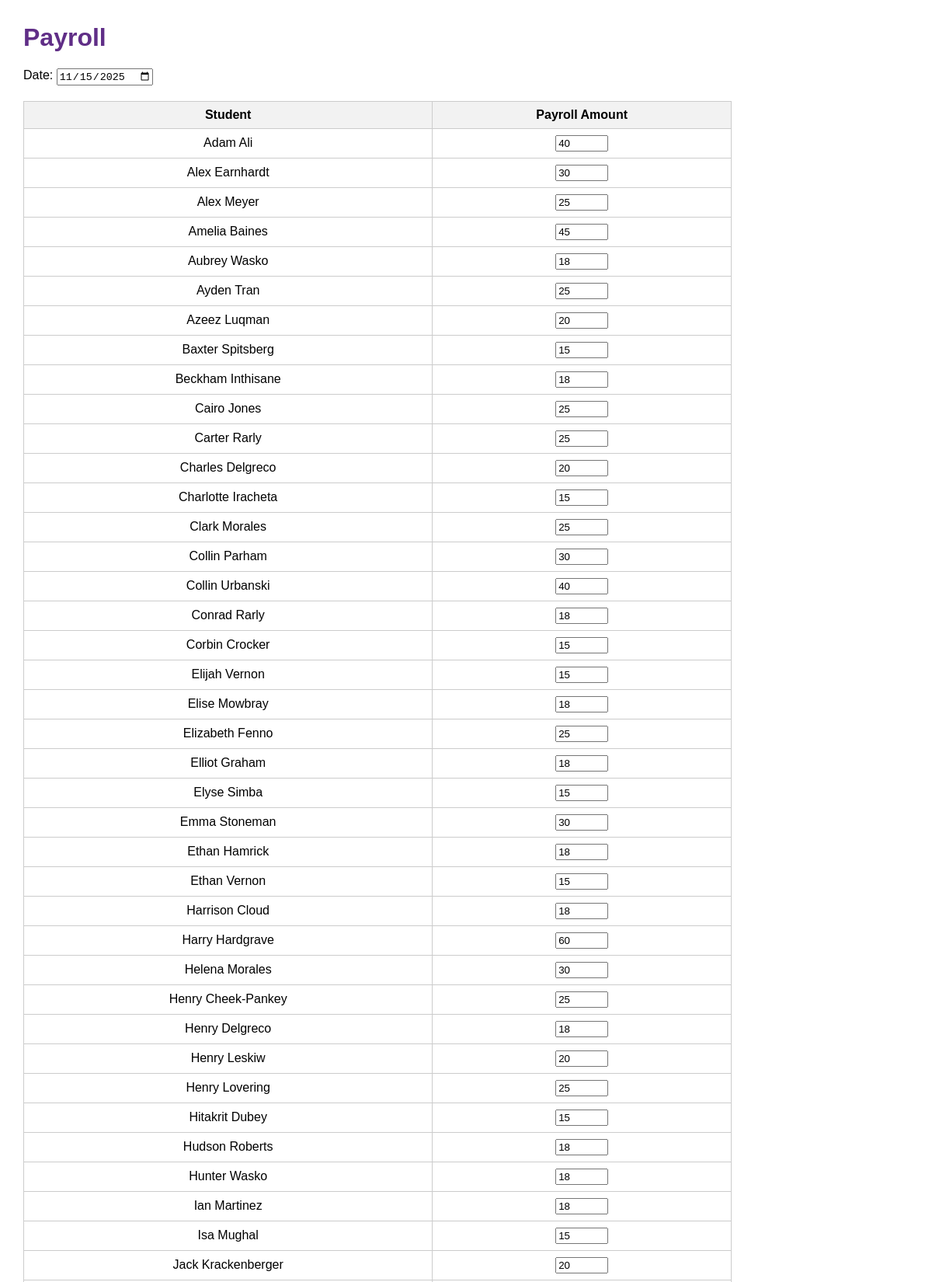
The page /payroll (signed in, upper part) on the database its author committed.
### tables this page shows
CREATE TABLE "students"(id INTEGER PRIMARY KEY, name TEXT, grade TEXT, password TEXT, default_payroll INTEGER, is_admin BOOLEAN DEFAULT 0);

### app.py (the view, shortened to what this page needs)
@app.route("/payroll", methods=["GET", "POST"])
def payroll():
    if session.get("user_type") != 1 and session.get("user_type") != 2:
        return redirect(url_for("login"))
    conn = get_db_connection()
    students = conn.execute("SELECT * FROM students").fetchall()
    students = sorted(students, key=lambda s: s['name'].lower())
    conn.close()
    return render_template("payroll.html", students=students)

### app.py (called while the page is built)
def get_db_connection():
    conn = sqlite3.connect("hawkeyes.db")
    conn.row_factory = sqlite3.Row
    return conn

### templates/payroll.html (shortened to what this page needs)
<!DOCTYPE html>
<html>
<head>
</head>
<body>
    <h1>Payroll</h1>
    <form method="post">
        <label>Date:</label>
        <input type="date" name="date" id="date" required>
        <table>
            <tr>
                <th>Student</th>
                <th>Payroll Amount</th>
            </tr>
            {% for student in students %}
            <tr>
                <td>{{ student['name'] }}</td>
                <td>
                    <input type="number" name="payroll_{{ student['id'] }}" value="{{ student['default_payroll'] or 0 }}" min="0">
                </td>
            </tr>
            {% endfor %}
        </table>
    </form>
</body>
</html>

### templates/payroll.html (style rules this page uses)
body { font-family: Arial, sans-serif; margin: 30px; }
table { border-collapse: collapse; width: 80%; margin-top: 20px; }
th, td { border: 1px solid #ccc; padding: 8px; text-align: center; }
th { background-color: #f2f2f2; }
input[type="number"] { width: 60px; }
h1 { color: #602e87; }

### rows shown on the page
students: name "Adam Ali", default_payroll "40"
students: name "Alex Earnhardt", default_payroll "30"
students: name "Alex Meyer", default_payroll "25"
students: name "Amelia Baines", default_payroll "45"
students: name "Aubrey Wasko", default_payroll "18"
students: name "Ayden Tran", default_payroll "25"
students: name "Azeez Luqman", default_payroll "20"
students: name "Baxter Spitsberg", default_payroll "15"
students: name "Beckham Inthisane", default_payroll "18"
students: name "Cairo Jones", default_payroll "25"
students: name "Carter Rarly", default_payroll "25"
students: name "Charles Delgreco", default_payroll "20"
students: name "Charlotte Iracheta", default_payroll "15"
students: name "Clark Morales", default_payroll "25"
students: name "Collin Parham", default_payroll "30"
students: name "Collin Urbanski", default_payroll "40"
students: name "Conrad Rarly", default_payroll "18"
students: name "Corbin Crocker", default_payroll "15"
students: name "Elijah Vernon", default_payroll "15"
students: name "Elise Mowbray", default_payroll "18"
students: name "Elizabeth Fenno", default_payroll "25"
students: name "Elliot Graham", default_payroll "18"
students: name "Elyse Simba", default_payroll "15"
students: name "Emma Stoneman", default_payroll "30"
students: name "Ethan Hamrick", default_payroll "18"
students: name "Ethan Vernon", default_payroll "15"
students: name "Harrison Cloud", default_payroll "18"
students: name "Harry Hardgrave", default_payroll "60"
students: name "Helena Morales", default_payroll "30"
students: name "Henry Cheek-Pankey", default_payroll "25"
students: name "Henry Delgreco", default_payroll "18"
students: name "Henry Leskiw", default_payroll "20"
students: name "Henry Lovering", default_payroll "25"
students: name "Hitakrit Dubey", default_payroll "15"
students: name "Hudson Roberts", default_payroll "18"
students: name "Hunter Wasko", default_payroll "18"
students: name "Ian Martinez", default_payroll "18"
students: name "Isa Mughal", default_payroll "15"
students: name "Jack Krackenberger", default_payroll "20"
